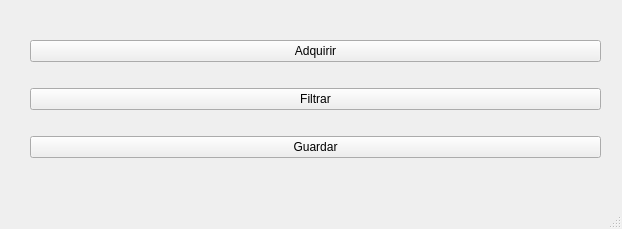
<?xml version="1.0" encoding="UTF-8"?>
<ui version="4.0">
 <class>MainWindow</class>
 <widget class="QMainWindow" name="MainWindow">
  <property name="geometry">
   <rect>
    <x>0</x>
    <y>0</y>
    <width>622</width>
    <height>229</height>
   </rect>
  </property>
  <property name="windowTitle">
   <string>MainWindow</string>
  </property>
  <widget class="QWidget" name="centralwidget">
   <widget class="QWidget" name="verticalLayoutWidget">
    <property name="geometry">
     <rect>
      <x>30</x>
      <y>20</y>
      <width>571</width>
      <height>161</height>
     </rect>
    </property>
    <layout class="QVBoxLayout" name="verticalLayout">
     <item>
      <widget class="QPushButton" name="pushButton">
       <property name="text">
        <string>Adquirir</string>
       </property>
      </widget>
     </item>
     <item>
      <widget class="QPushButton" name="pushButton_2">
       <property name="text">
        <string>Filtrar</string>
       </property>
      </widget>
     </item>
     <item>
      <widget class="QPushButton" name="pushButton_3">
       <property name="text">
        <string>Guardar</string>
       </property>
      </widget>
     </item>
    </layout>
   </widget>
  </widget>
  <widget class="QMenuBar" name="menubar">
   <property name="geometry">
    <rect>
     <x>0</x>
     <y>0</y>
     <width>622</width>
     <height>24</height>
    </rect>
   </property>
  </widget>
  <widget class="QStatusBar" name="statusbar"/>
 </widget>
 <resources/>
 <connections/>
</ui>
